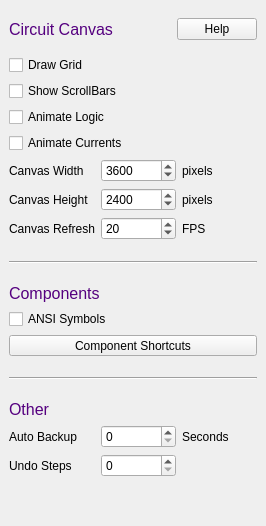
       <widget class="QWidget" name="circTab">
        <attribute name="title">
         <string>Circuit</string>
        </attribute>
        <layout class="QVBoxLayout" name="verticalLayout_3">
         <property name="spacing">
          <number>6</number>
         </property>
         <property name="leftMargin">
          <number>9</number>
         </property>
         <property name="topMargin">
          <number>9</number>
         </property>
         <property name="rightMargin">
          <number>9</number>
         </property>
         <property name="bottomMargin">
          <number>9</number>
         </property>
         <item>
          <layout class="QHBoxLayout" name="horizontalLayout_8">
           <property name="topMargin">
            <number>9</number>
           </property>
           <property name="bottomMargin">
            <number>9</number>
           </property>
           <item>
            <widget class="QLabel" name="label_8">
             <property name="sizePolicy">
              <sizepolicy hsizetype="Preferred" vsizetype="Preferred">
               <horstretch>0</horstretch>
               <verstretch>0</verstretch>
              </sizepolicy>
             </property>
             <property name="font">
              <font>
               <family>Ubuntu</family>
               <pointsize>12</pointsize>
               <italic>false</italic>
               <bold>false</bold>
              </font>
             </property>
             <property name="styleSheet">
              <string notr="true">font: 12pt &quot;Ubuntu&quot;; color: rgb(85, 0, 127)</string>
             </property>
             <property name="text">
              <string>Circuit Canvas</string>
             </property>
             <property name="alignment">
              <set>Qt::AlignmentFlag::AlignLeading|Qt::AlignmentFlag::AlignLeft|Qt::AlignmentFlag::AlignVCenter</set>
             </property>
            </widget>
           </item>
           <item>
            <widget class="QPushButton" name="helpButton1">
             <property name="sizePolicy">
              <sizepolicy hsizetype="Fixed" vsizetype="Fixed">
               <horstretch>0</horstretch>
               <verstretch>0</verstretch>
              </sizepolicy>
             </property>
             <property name="text">
              <string>Help</string>
             </property>
             <property name="autoDefault">
              <bool>false</bool>
             </property>
            </widget>
           </item>
          </layout>
         </item>
         <item>
          <widget class="QCheckBox" name="drawGrid">
           <property name="text">
            <string>Draw Grid</string>
           </property>
          </widget>
         </item>
         <item>
          <widget class="QCheckBox" name="showScroll">
           <property name="text">
            <string>Show ScrollBars</string>
           </property>
          </widget>
         </item>
         <item>
          <widget class="QCheckBox" name="animate_logic">
           <property name="text">
            <string>Animate Logic</string>
           </property>
          </widget>
         </item>
         <item>
          <widget class="QCheckBox" name="animate_curr">
           <property name="text">
            <string>Animate Currents</string>
           </property>
          </widget>
         </item>
         <item>
          <layout class="QHBoxLayout" name="horizontalLayout_16">
           <item>
            <widget class="QLabel" name="label_21">
             <property name="text">
              <string>Canvas Width</string>
             </property>
            </widget>
           </item>
           <item>
            <widget class="QSpinBox" name="canvasWidth">
             <property name="minimumSize">
              <size>
               <width>75</width>
               <height>0</height>
              </size>
             </property>
             <property name="maximumSize">
              <size>
               <width>75</width>
               <height>16777215</height>
              </size>
             </property>
             <property name="suffix">
              <string notr="true"/>
             </property>
             <property name="minimum">
              <number>1</number>
             </property>
             <property name="maximum">
              <number>10000</number>
             </property>
             <property name="value">
              <number>3600</number>
             </property>
            </widget>
           </item>
           <item>
            <widget class="QLabel" name="label_22">
             <property name="sizePolicy">
              <sizepolicy hsizetype="Fixed" vsizetype="Preferred">
               <horstretch>0</horstretch>
               <verstretch>0</verstretch>
              </sizepolicy>
             </property>
             <property name="minimumSize">
              <size>
               <width>75</width>
               <height>0</height>
              </size>
             </property>
             <property name="maximumSize">
              <size>
               <width>75</width>
               <height>16777215</height>
              </size>
             </property>
             <property name="text">
              <string>pixels</string>
             </property>
            </widget>
           </item>
          </layout>
         </item>
         <item>
          <layout class="QHBoxLayout" name="horizontalLayout_17">
           <item>
            <widget class="QLabel" name="label_23">
             <property name="text">
              <string>Canvas Height</string>
             </property>
            </widget>
           </item>
           <item>
            <widget class="QSpinBox" name="canvasHeight">
             <property name="minimumSize">
              <size>
               <width>75</width>
               <height>0</height>
              </size>
             </property>
             <property name="maximumSize">
              <size>
               <width>75</width>
               <height>16777215</height>
              </size>
             </property>
             <property name="suffix">
              <string notr="true"/>
             </property>
             <property name="minimum">
              <number>1</number>
             </property>
             <property name="maximum">
              <number>10000</number>
             </property>
             <property name="value">
              <number>2400</number>
             </property>
            </widget>
           </item>
           <item>
            <widget class="QLabel" name="label_24">
             <property name="sizePolicy">
              <sizepolicy hsizetype="Fixed" vsizetype="Preferred">
               <horstretch>0</horstretch>
               <verstretch>0</verstretch>
              </sizepolicy>
             </property>
             <property name="minimumSize">
              <size>
               <width>75</width>
               <height>0</height>
              </size>
             </property>
             <property name="maximumSize">
              <size>
               <width>75</width>
               <height>16777215</height>
              </size>
             </property>
             <property name="text">
              <string>pixels</string>
             </property>
            </widget>
           </item>
          </layout>
         </item>
         <item>
          <layout class="QHBoxLayout" name="horizontalLayout_12">
           <item>
            <widget class="QLabel" name="label_16">
             <property name="text">
              <string>Canvas Refresh</string>
             </property>
            </widget>
           </item>
           <item>
            <widget class="QSpinBox" name="fps">
             <property name="minimumSize">
              <size>
               <width>75</width>
               <height>0</height>
              </size>
             </property>
             <property name="maximumSize">
              <size>
               <width>75</width>
               <height>16777215</height>
              </size>
             </property>
             <property name="suffix">
              <string notr="true"/>
             </property>
             <property name="minimum">
              <number>1</number>
             </property>
             <property name="maximum">
              <number>100</number>
             </property>
             <property name="value">
              <number>20</number>
             </property>
            </widget>
           </item>
           <item>
            <widget class="QLabel" name="label_17">
             <property name="sizePolicy">
              <sizepolicy hsizetype="Fixed" vsizetype="Preferred">
               <horstretch>0</horstretch>
               <verstretch>0</verstretch>
              </sizepolicy>
             </property>
             <property name="minimumSize">
              <size>
               <width>75</width>
               <height>0</height>
              </size>
             </property>
             <property name="maximumSize">
              <size>
               <width>75</width>
               <height>16777215</height>
              </size>
             </property>
             <property name="text">
              <string>FPS</string>
             </property>
            </widget>
           </item>
          </layout>
         </item>
         <item>
          <widget class="Line" name="line_6">
           <property name="minimumSize">
            <size>
             <width>0</width>
             <height>32</height>
            </size>
           </property>
           <property name="orientation">
            <enum>Qt::Orientation::Horizontal</enum>
           </property>
          </widget>
         </item>
         <item>
          <widget class="QLabel" name="label_28">
           <property name="sizePolicy">
            <sizepolicy hsizetype="Preferred" vsizetype="Fixed">
             <horstretch>0</horstretch>
             <verstretch>0</verstretch>
            </sizepolicy>
           </property>
           <property name="font">
            <font>
             <family>Ubuntu</family>
             <pointsize>12</pointsize>
             <italic>false</italic>
             <bold>false</bold>
            </font>
           </property>
           <property name="styleSheet">
            <string notr="true">font: 12pt &quot;Ubuntu&quot;; color: rgb(85, 0, 127)</string>
           </property>
           <property name="text">
            <string>Components</string>
           </property>
           <property name="alignment">
            <set>Qt::AlignmentFlag::AlignLeading|Qt::AlignmentFlag::AlignLeft|Qt::AlignmentFlag::AlignVCenter</set>
           </property>
          </widget>
         </item>
         <item>
          <widget class="QCheckBox" name="ansiSymbols">
           <property name="text">
            <string>ANSI Symbols</string>
           </property>
          </widget>
         </item>
         <item>
          <widget class="QToolButton" name="shortcutButton">
           <property name="sizePolicy">
            <sizepolicy hsizetype="Expanding" vsizetype="Fixed">
             <horstretch>0</horstretch>
             <verstretch>0</verstretch>
            </sizepolicy>
           </property>
           <property name="text">
            <string>Component Shortcuts</string>
           </property>
          </widget>
         </item>
         <item>
          <widget class="Line" name="line_3">
           <property name="minimumSize">
            <size>
             <width>0</width>
             <height>32</height>
            </size>
           </property>
           <property name="orientation">
            <enum>Qt::Orientation::Horizontal</enum>
           </property>
          </widget>
         </item>
         <item>
          <widget class="QLabel" name="label_15">
           <property name="sizePolicy">
            <sizepolicy hsizetype="Preferred" vsizetype="Fixed">
             <horstretch>0</horstretch>
             <verstretch>0</verstretch>
            </sizepolicy>
           </property>
           <property name="font">
            <font>
             <family>Ubuntu</family>
             <pointsize>12</pointsize>
             <italic>false</italic>
             <bold>false</bold>
            </font>
           </property>
           <property name="styleSheet">
            <string notr="true">font: 12pt &quot;Ubuntu&quot;; color: rgb(85, 0, 127)</string>
           </property>
           <property name="text">
            <string>Other</string>
           </property>
           <property name="alignment">
            <set>Qt::AlignmentFlag::AlignLeading|Qt::AlignmentFlag::AlignLeft|Qt::AlignmentFlag::AlignVCenter</set>
           </property>
          </widget>
         </item>
         <item>
          <layout class="QHBoxLayout" name="horizontalLayout_11">
           <item>
            <widget class="QLabel" name="stepLabel_3">
             <property name="text">
              <string>Auto Backup</string>
             </property>
            </widget>
           </item>
           <item>
            <widget class="QSpinBox" name="backup">
             <property name="minimumSize">
              <size>
               <width>75</width>
               <height>0</height>
              </size>
             </property>
             <property name="maximumSize">
              <size>
               <width>75</width>
               <height>16777215</height>
              </size>
             </property>
             <property name="suffix">
              <string notr="true"/>
             </property>
             <property name="minimum">
              <number>0</number>
             </property>
             <property name="maximum">
              <number>999</number>
             </property>
            </widget>
           </item>
           <item>
            <widget class="QLabel" name="label_18">
             <property name="sizePolicy">
              <sizepolicy hsizetype="Fixed" vsizetype="Preferred">
               <horstretch>0</horstretch>
               <verstretch>0</verstretch>
              </sizepolicy>
             </property>
             <property name="minimumSize">
              <size>
               <width>75</width>
               <height>0</height>
              </size>
             </property>
             <property name="maximumSize">
              <size>
               <width>75</width>
               <height>16777215</height>
              </size>
             </property>
             <property name="text">
              <string>Seconds</string>
             </property>
            </widget>
           </item>
          </layout>
         </item>
         <item>
          <layout class="QHBoxLayout" name="horizontalLayout_18">
           <item>
            <widget class="QLabel" name="stepLabel_4">
             <property name="text">
              <string>Undo Steps</string>
             </property>
            </widget>
           </item>
           <item>
            <widget class="QSpinBox" name="undo_steps">
             <property name="minimumSize">
              <size>
               <width>75</width>
               <height>0</height>
              </size>
             </property>
             <property name="maximumSize">
              <size>
               <width>75</width>
               <height>16777215</height>
              </size>
             </property>
             <property name="suffix">
              <string notr="true"/>
             </property>
             <property name="minimum">
              <number>0</number>
             </property>
             <property name="maximum">
              <number>999</number>
             </property>
            </widget>
           </item>
           <item>
            <widget class="QLabel" name="label_26">
             <property name="sizePolicy">
              <sizepolicy hsizetype="Fixed" vsizetype="Preferred">
               <horstretch>0</horstretch>
               <verstretch>0</verstretch>
              </sizepolicy>
             </property>
             <property name="minimumSize">
              <size>
               <width>75</width>
               <height>0</height>
              </size>
             </property>
             <property name="maximumSize">
              <size>
               <width>75</width>
               <height>16777215</height>
              </size>
             </property>
             <property name="text">
              <string notr="true"/>
             </property>
            </widget>
           </item>
          </layout>
         </item>
         <item>
          <spacer name="verticalSpacer_2">
           <property name="orientation">
            <enum>Qt::Orientation::Vertical</enum>
           </property>
           <property name="sizeHint" stdset="0">
            <size>
             <width>20</width>
             <height>40</height>
            </size>
           </property>
          </spacer>
         </item>
        </layout>
       </widget>
